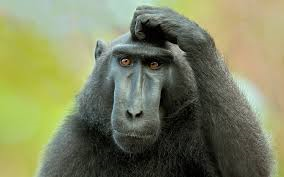
#> input picture zjazd_5/szablony_cwiczen/images/monkey.png, 284 x 177 px; the run also reads 1 picture not shown here
$ jupyter execute --allow-errors 'Numpy zadania szablon.ipynb'   (shell and % lines are left out)
#> lines starting #> are read from the running program, lines starting #| are printed output that depends on the picture
Napisz poniżej funkcję, która wyprintuje Twoje imię i nazwisko:

[cell 1]
import numpy as np

# Indeksowanie, wycinanie, iterowanie - Indexing, Slicing and Iterating

### Stwórz liste sześcianów liczb od 0 do 9

#> (a cell that did not finish here is left out)

### wybierz z listy zaznaczone elementy

[ 0, 1, **8**, **27**, **64**, 125, 216, 343, 512, 729]


[ **0**, 1, **8**, 27, **64**, 125, 216, 343, 512, 729]

### przekształć by otrzymać wynik

[-1000, 1,  -1000, 27, -1000,   125,   216,   343,   512, 729]

### Odwróć listę

### Sprawdź typ

### W pętli for wyprintuj dla każdego elementu pierwiastek sześcienny z elementy

### Stwórz macierz 10x10 z kwadratami liczb od 1 do 100

#> (a cell that did not finish here is left out)

#> (a cell that did not finish here is left out)

### Stwórz macierz 5x5 gdzie na krawędziach będą 0 a w środku 1

### Stwórz tabliczkę mnożenia liczb od 0 do 9 w postaci dwuwymiarowej macierzy

## Zad 2  Przekształć wczytane obrazki w opisany sposób

[cell 5]
# !pip install opencv-python
import matplotlib.pyplot as plt

[cell 6]
import matplotlib.image as mpimg
im1 = mpimg.imread('images/monkey.png')
#> im1 is the input picture: shape (177, 284, 4) float32; mean R, G, B, A 0.491, 0.511, 0.375, 1

[cell 7]
import cv2
im2 = cv2.imread("images/index.jpeg")

[cell 8]
im1.shape
#> Out = (177, 284, 4)

[cell 9]
im2.shape
#> Out = (177, 284, 3)

[cell 10]
plt.imshow(im1[30:150, 100:180])
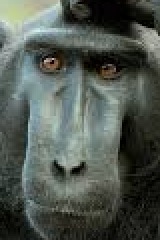
#> shown: shape (120, 80, 4) float32 (shown 2 times larger); mean R, G, B, A 0.316, 0.345, 0.317, 1

[cell 11]
plt.imshow(im2)

### stwórz wycinek -  spróbuj wybrać twarz

[cell 12]
plt.imshow(im1)

### wybierz jeden kolor

[cell 13]
red = True
green = False
blue = False

plt.imshow(im1*np.array([red, green, blue, True]))
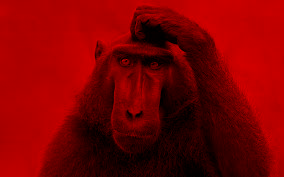
#> shown: shape (177, 284, 4) float32; mean R, G, B, A 0.491, 0, 0, 1

### Obrót o wskazaną liczbę stopni

wykorzystaj ndimage.rotate ze scipy

[cell 14]
import scipy.ndimage

[cell 15]
plt.imshow(scipy.ndimage.rotate(im1,180))
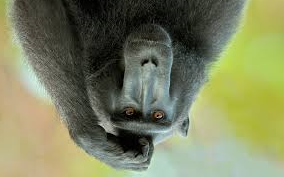
#> shown: shape (177, 284, 4) float32; mean R, G, B, A 0.491, 0.511, 0.375, 1

### Czarno biały filtr

[cell 16]
im1.shape
#> (the rest of this cell did not finish here and is left out)

[cell 17]
sigma = 2
plt.imshow(scipy.ndimage.gaussian_filter(im1, sigma))
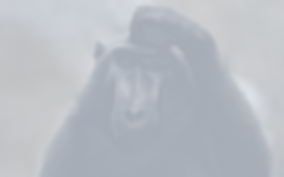
#> shown: shape (177, 284, 4) float32; mean R, G, B, A 0.539, 0.57, 0.616, 0.652; transparent parts drawn white
